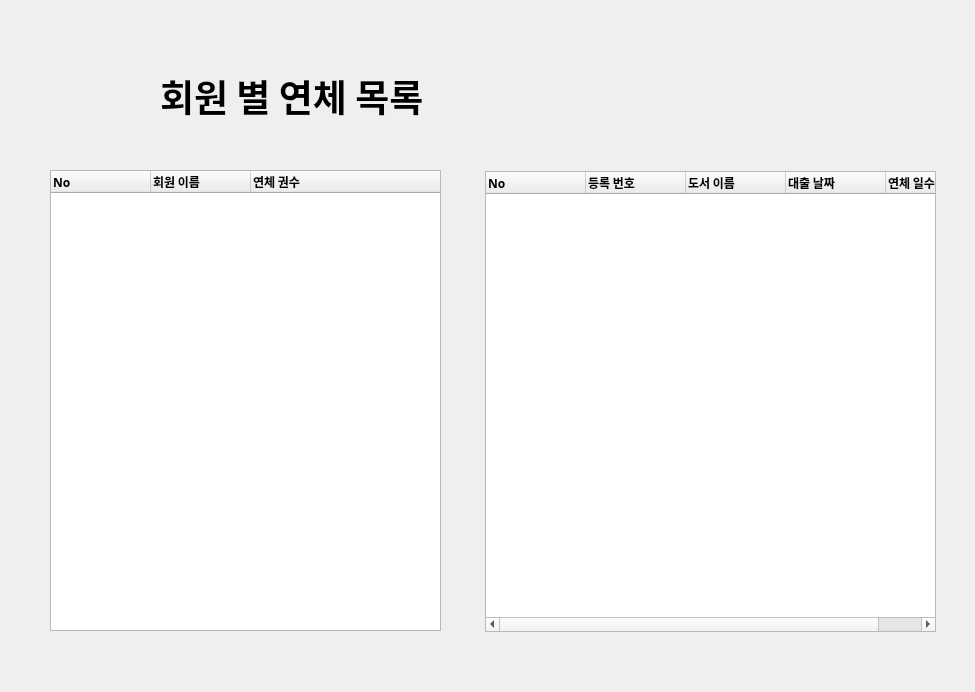
<?xml version="1.0" encoding="UTF-8"?>
<ui version="4.0">
 <class>Dialog</class>
 <widget class="QDialog" name="Dialog">
  <property name="geometry">
   <rect>
    <x>0</x>
    <y>0</y>
    <width>975</width>
    <height>692</height>
   </rect>
  </property>
  <property name="windowTitle">
   <string>Dialog</string>
  </property>
  <widget class="QLabel" name="label">
   <property name="geometry">
    <rect>
     <x>50</x>
     <y>60</y>
     <width>81</width>
     <height>71</height>
    </rect>
   </property>
   <property name="text">
    <string/>
   </property>
   <property name="pixmap">
    <pixmap>../../Downloads/out-of-time (1).png</pixmap>
   </property>
   <property name="scaledContents">
    <bool>true</bool>
   </property>
  </widget>
  <widget class="QTreeWidget" name="treeWidget">
   <property name="geometry">
    <rect>
     <x>50</x>
     <y>170</y>
     <width>391</width>
     <height>461</height>
    </rect>
   </property>
   <property name="font">
    <font>
     <family>나눔고딕</family>
     <weight>75</weight>
     <bold>true</bold>
    </font>
   </property>
   <column>
    <property name="text">
     <string>No</string>
    </property>
   </column>
   <column>
    <property name="text">
     <string>회원 이름</string>
    </property>
   </column>
   <column>
    <property name="text">
     <string>연체 권수</string>
    </property>
   </column>
  </widget>
  <widget class="QTreeWidget" name="treeWidget_2">
   <property name="geometry">
    <rect>
     <x>485</x>
     <y>171</y>
     <width>451</width>
     <height>461</height>
    </rect>
   </property>
   <property name="font">
    <font>
     <family>나눔고딕</family>
     <weight>75</weight>
     <bold>true</bold>
    </font>
   </property>
   <column>
    <property name="text">
     <string>No</string>
    </property>
   </column>
   <column>
    <property name="text">
     <string>등록 번호</string>
    </property>
   </column>
   <column>
    <property name="text">
     <string>도서 이름</string>
    </property>
   </column>
   <column>
    <property name="text">
     <string>대출 날짜</string>
    </property>
   </column>
   <column>
    <property name="text">
     <string>연체 일수</string>
    </property>
   </column>
  </widget>
  <widget class="QLabel" name="label_2">
   <property name="geometry">
    <rect>
     <x>160</x>
     <y>70</y>
     <width>321</width>
     <height>51</height>
    </rect>
   </property>
   <property name="font">
    <font>
     <family>메이플스토리</family>
     <pointsize>28</pointsize>
     <weight>75</weight>
     <bold>true</bold>
    </font>
   </property>
   <property name="text">
    <string>회원 별 연체 목록</string>
   </property>
  </widget>
 </widget>
 <resources/>
 <connections/>
</ui>
